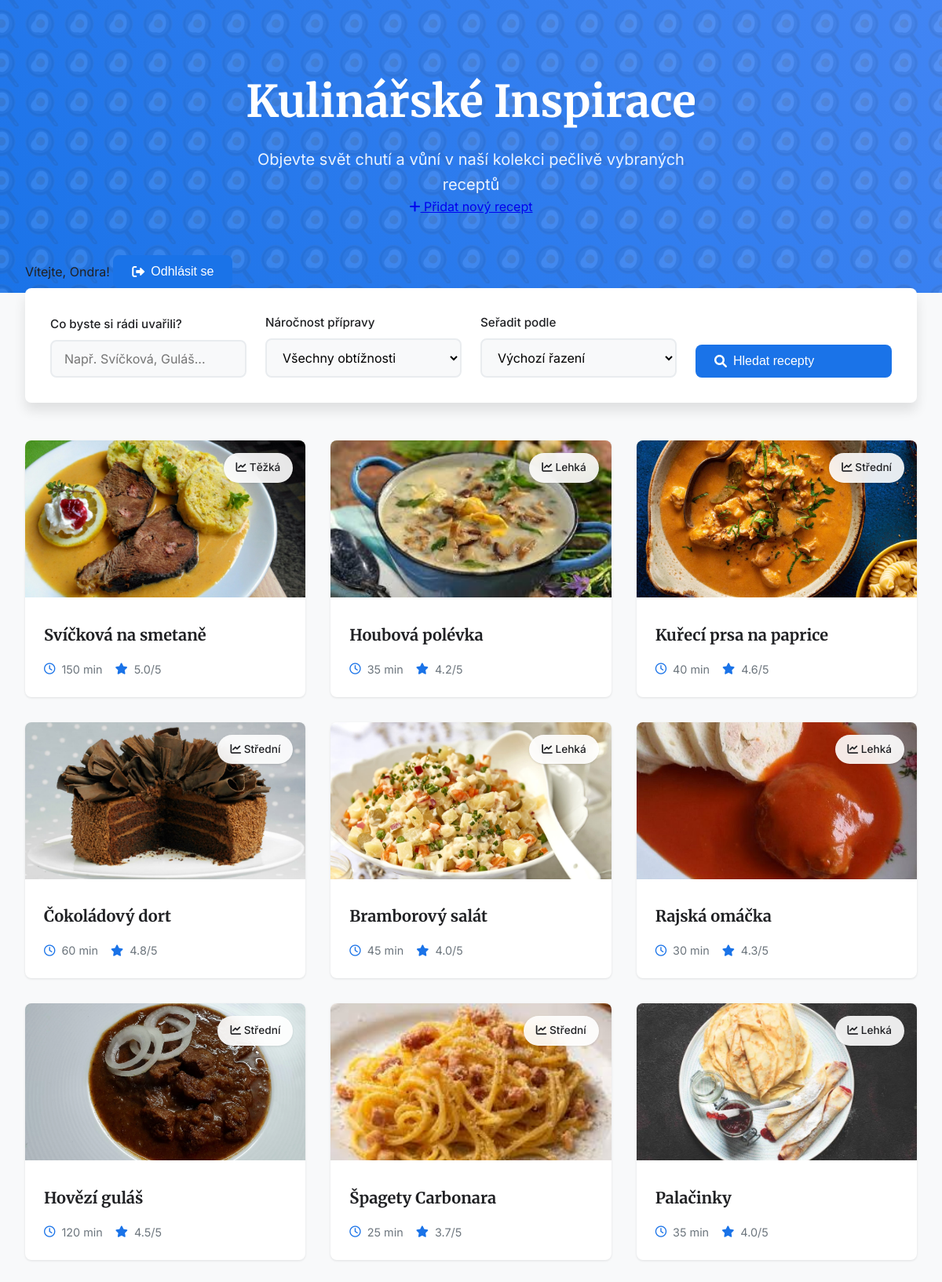
Screenshot of / (signed in) with the database file from the repository.
### recepty/models.py (models this page shows, shortened)
class Recept(models.Model):
    KATEGORIE_VOLBY = [
        ('hlavni', 'Hlavní jídlo'),
        ('dezert', 'Dezert'),
        ('polevka', 'Polévka'),
        ('predkrm', 'Předkrm'),
        ('napoj', 'Nápoj'),
    ]
    OBTIZNOST_VOLBY = [
        ('lehka', 'Lehká'),
        ('stredni', 'Střední'),
        ('tezka', 'Těžká'),
    ]
    nazev = models.CharField(max_length=200)
    postup = models.TextField()
    kategorie = models.CharField(max_length=20, choices=KATEGORIE_VOLBY)
    obtiznost = models.CharField(max_length=20, choices=OBTIZNOST_VOLBY)
    hodnoceni = models.FloatField(
        help_text="Hodnocení od 0 do 5",
        default=0
    )
    doba_pripravy = models.PositiveIntegerField(help_text="Doba v minutách")
    obrazek = models.ImageField(upload_to='recepty/', blank=True, null=True)
    autor = models.ForeignKey(User, on_delete=models.CASCADE, related_name='recepty', null=True, blank=True)
    vytvoreno = models.DateTimeField(auto_now_add=True)
    upraveno = models.DateTimeField(auto_now=True)
    class Meta:
        verbose_name = 'Recept'
        verbose_name_plural = 'Recepty'
        ordering = ['-vytvoreno']  # Řazení od nejnovějších
        indexes = [
            models.Index(fields=['nazev']),
            models.Index(fields=['kategorie']),
            models.Index(fields=['hodnoceni']),
            models.Index(fields=['vytvoreno']),
        ]

### recepty/views.py (the view)
# urls.py: path('', views.index, name='index'),
def index(request):
    recepty = Recept.objects.all()
    obtiznost = request.GET.get('obtiznost')
    if obtiznost:
        recepty = recepty.filter(obtiznost=obtiznost)
    q = request.GET.get('q')
    if q:
        recepty = recepty.filter(nazev__icontains=q)
    razeni = request.GET.get('razeni')
    if razeni == 'hodnoceni':
        recepty = recepty.order_by('-hodnoceni')
    elif razeni == 'obtiznost':
        recepty = recepty.order_by('obtiznost')
    return render(request, 'recepty/index.html', {'recepty': recepty})

### recepty/templates/recepty/index.html (shortened to what this page needs)
<!DOCTYPE html>
<html lang="cs">
<head>
    <link rel="stylesheet" href="https://cdnjs.cloudflare.com/ajax/libs/font-awesome/6.0.0/css/all.min.css">
</head>
<body>
    <div class="hero">
        <div class="hero-content">
            <h1>Kulinářské Inspirace</h1>
            <p class="subtitle">Objevte svět chutí a vůní v naší kolekci pečlivě vybraných receptů</p>
            {% if user.is_authenticated %}
                <div class="hero-actions">
                    <a href="{% url 'recepty:recept-create' %}" class="btn btn-primary">
                        <i class="fas fa-plus"></i>
                        Přidat nový recept
                    </a>
                </div>
            {% endif %}
        </div>
    </div>
    <div class="content">
        <div class="header-actions">
            <div class="auth-buttons">
                {% if user.is_authenticated %}
                    <span class="welcome-text">Vítejte, {{ user.username }}!</span>
                    <form method="post" action="{% url 'recepty:logout' %}" style="display: inline;">
                        <button type="submit" class="btn btn-outline">
                            <i class="fas fa-sign-out-alt"></i>
                            Odhlásit se
                        </button>
                    </form>
                {% endif %}
            </div>
        </div>
        <section class="search-section">
            <form method="get">
                <div class="form-group">
                    <label class="form-label" for="search">Co byste si rádi uvařili?</label>
                    <input type="text" id="search" name="q" placeholder="Např. Svíčková, Guláš..." value="{{ request.GET.q }}">
                </div>
                <div class="form-group">
                    <label class="form-label" for="difficulty">Náročnost přípravy</label>
                    <select id="difficulty" name="obtiznost">
                        <option value="">Všechny obtížnosti</option>
                    </select>
                </div>
                <div class="form-group">
                    <label class="form-label" for="sort">Seřadit podle</label>
                    <select id="sort" name="razeni">
                        <option value="">Výchozí řazení</option>
                    </select>
                </div>
                <button type="submit">
                    <i class="fas fa-search"></i>
                    Hledat recepty
                </button>
            </form>
        </section>
        <ul class="recipes-grid">
            {% for recept in recepty %}
            <li class="recipe-card">
                {% if recept.obrazek %}
                    <img class="recipe-image" src="{{ recept.obrazek.url }}" alt="{{ recept.nazev }}">
                {% else %}
                    <div class="recipe-placeholder">
                        <i class="fas fa-utensils fa-3x" style="color: var(--gray-300);"></i>
                    </div>
                {% endif %}
                <div class="difficulty-badge">
                    <i class="fas fa-chart-line"></i>
                    {{ recept.get_obtiznost_display }}
                </div>
                <div class="recipe-content">
                    <a href="{% url 'recepty:detail' recept.pk %}" class="recipe-title">{{ recept.nazev }}</a>
                    <div class="recipe-meta">
                        <span class="meta-item">
                            <i class="far fa-clock"></i>
                            {{ recept.doba_pripravy }} min
                        </span>
                        <span class="meta-item">
                            <i class="fas fa-star"></i>
                            {{ recept.hodnoceni }}/5
                        </span>
                    </div>
                </div>
            </li>
            {% empty %}
            <li class="empty-state">
                <i class="fas fa-search"></i>
                <p>Bohužel jsme nenašli žádné recepty odpovídající vašemu hledání. Zkuste upravit filtry nebo hledat jiný recept.</p>
            </li>
            {% endfor %}
        </ul>
    </div>
</body>
</html>

### recepty/templates/recepty/index.html (style rules this page uses)
:root { --primary-color: #1a73e8; --secondary-color: #4285f4; --accent-color: #fbbc04; --text-color: #202124; --bg-color: #ffffff; --gray-100: #f8f9fa; --gray-200: #e9ecef; --gray-300: #dee2e6; --gray-600: #6c757d; --border-radius: 8px; --shadow-sm: 0 1px 3px rgba(0,0,0,0.1); --shadow-md: 0 4px 6px rgba(0,0,0,0.1); --shadow-lg: 0 10px 15px rgba(0,0,0,0.1); }
* { margin: 0; padding: 0; box-sizing: border-box; }
body { font-family: 'Inter', sans-serif; background: var(--gray-100); color: var(--text-color); line-height: 1.6; }
.hero { position: relative; background: linear-gradient(45deg, var(--primary-color), var(--secondary-color)); color: white; padding: 6rem 2rem; text-align: center; overflow: hidden; }
.hero::before { content: ''; position: absolute; top: 0; left: 0; right: 0; bottom: 0; opacity: 0.1; animation: slide 20s linear infinite; }
.hero-content { position: relative; z-index: 1; max-width: 800px; margin: 0 auto; }
h1 { font-family: 'Merriweather', serif; font-size: 3.5rem; font-weight: 700; margin-bottom: 1.5rem; line-height: 1.2; }
.subtitle { font-size: 1.25rem; opacity: 0.9; max-width: 600px; margin: 0 auto; }
.content { max-width: 1200px; margin: -3rem auto 4rem; padding: 0 2rem; position: relative; z-index: 1; }
.search-section { background: white; padding: 2rem; border-radius: var(--border-radius); box-shadow: var(--shadow-lg); margin-bottom: 3rem; }
form { display: grid; grid-template-columns: repeat(auto-fit, minmax(200px, 1fr)); gap: 1.5rem; align-items: end; }
.form-group { display: flex; flex-direction: column; gap: 0.5rem; }
.form-label { font-weight: 500; color: var(--text-color); font-size: 0.95rem; }
input[type="text"], select { width: 100%; padding: 0.75rem 1rem; border: 2px solid var(--gray-200); border-radius: var(--border-radius); font-size: 1rem; font-family: inherit; background: var(--gray-100); transition: all 0.3s ease; }
button { background: var(--primary-color); color: white; border: none; padding: 0.75rem 1.5rem; border-radius: var(--border-radius); font-weight: 500; font-size: 1rem; cursor: pointer; transition: all 0.3s ease; display: inline-flex; align-items: center; gap: 0.5rem; }
.recipes-grid { display: grid; grid-template-columns: repeat(auto-fill, minmax(300px, 1fr)); gap: 2rem; list-style: none; }
.recipe-card { background: white; border-radius: var(--border-radius); overflow: hidden; box-shadow: var(--shadow-sm); transition: all 0.3s ease; position: relative; }
.recipe-image { width: 100%; height: 200px; object-fit: cover; }
.recipe-content { padding: 1.5rem; }
.recipe-title { font-family: 'Merriweather', serif; font-size: 1.25rem; font-weight: 700; color: var(--text-color); text-decoration: none; margin-bottom: 1rem; display: block; transition: color 0.3s ease; }
.recipe-meta { display: flex; flex-wrap: wrap; gap: 1rem; font-size: 0.9rem; color: var(--gray-600); }
.meta-item { display: flex; align-items: center; gap: 0.5rem; }
.meta-item i { color: var(--primary-color); }
.difficulty-badge { position: absolute; top: 1rem; right: 1rem; padding: 0.5rem 1rem; border-radius: 50px; font-size: 0.85rem; font-weight: 500; background: rgba(255, 255, 255, 0.9); backdrop-filter: blur(10px); box-shadow: var(--shadow-sm); }

### rows the page displays
Recept: obrazek (picture), obtiznost "Těžká", nazev "Svíčková na smetaně", doba_pripravy "150", hodnoceni "5.0"
Recept: obrazek (picture), obtiznost "Lehká", nazev "Houbová polévka", doba_pripravy "35", hodnoceni "4.2"
Recept: obrazek (picture), obtiznost "Střední", nazev "Kuřecí prsa na paprice", doba_pripravy "40", hodnoceni "4.6"
Recept: obrazek (picture), obtiznost "Střední", nazev "Čokoládový dort", doba_pripravy "60", hodnoceni "4.8"
Recept: obrazek (picture), obtiznost "Lehká", nazev "Bramborový salát", doba_pripravy "45", hodnoceni "4.0"
Recept: obrazek (picture), obtiznost "Lehká", nazev "Rajská omáčka", doba_pripravy "30", hodnoceni "4.3"
Recept: obrazek (picture), obtiznost "Střední", nazev "Hovězí guláš", doba_pripravy "120", hodnoceni "4.5"
Recept: obrazek (picture), obtiznost "Střední", nazev "Špagety Carbonara", doba_pripravy "25", hodnoceni "3.7"
Recept: obrazek (picture), obtiznost "Lehká", nazev "Palačinky", doba_pripravy "35", hodnoceni "4.0"

### other values shown
{{ user.username }} "Ondra"
